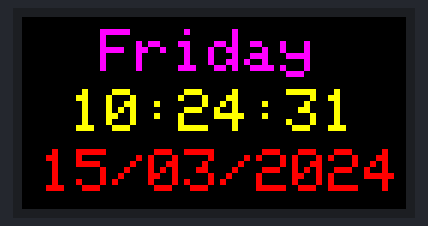
A program run on a simulated ESP32. Parts: 64×32 colour display. WiFi joins after 1.5 s; servers stay silent unless stated; uploads are accepted with an empty reply; the local clock reads 2024-03-15 10:24:30 at power-on unless the program sets it; what the program prints to the serial monitor is not drawn.

Above: at 1.6 s.
At 3.6 s:
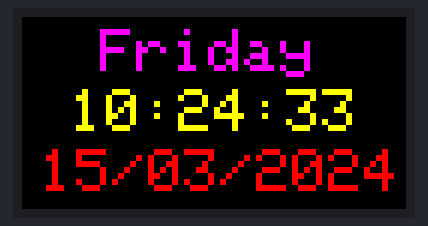
At 6.6 s:
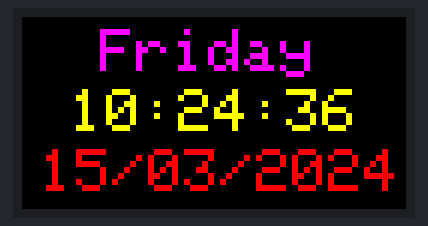
At 11.6 s:
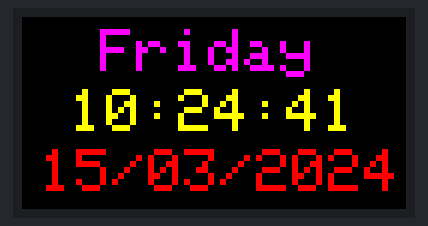
At 16.6 s:
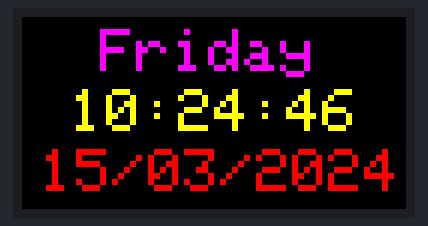
At 21.6 s:
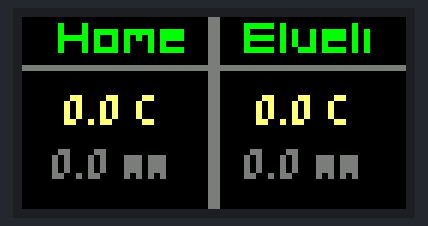

Measured:
- what the display in image 0 shows lasts 1.0 s, from 1.5 s to 2.5 s

The program:

main.cpp
```cpp
#include <Arduino.h>
#include <WiFiManager.h>
#include <Adafruit_GFX.h>
#include <ESP32-HUB75-MatrixPanel-I2S-DMA.h>
#include <Fonts/Org_01.h>
#include <Fonts/TomThumb.h>
#include <time.h>

#include "weather.h"

const char *ntpServer = "pool.ntp.org";
const long gmtOffset_sec = 3600;
const int daylightOffset_sec = 3600;

WiFiManager wm;
WiFiClient wifiClient;

TaskHandle_t refreshTask;

Weather *elveli;
Weather *blindern;

char currentClock[9] = {0};
char currentDate[11] = {0};
char currentDay[10] = {0};

bool seenClock = false;
bool showWeather = false;
bool prevShowWeather = false;

const char *const dayNames[] = {"Sunday", "Monday", "Tuesday", "Wednesday", "Thursday", "Friday", "Saturday"};

MatrixPanel_I2S_DMA matrix;

void syncClock()
{
  Serial.println("Syncing clock");
  configTime(gmtOffset_sec, daylightOffset_sec, ntpServer);
}

void refresh(void *parameter)
{
  const long freqElveli = 5 * 60 * 1000;
  const long freqBlindern = 5 * 60 * 1000;
  const long freqShowWeather = 20 * 1000;
  const long freqSync = 4 * 60 * 60 * 1000;

  long lastElveli = millis() - freqElveli;
  long lastBlindern = millis() - freqBlindern;
  long lastShowWeather = millis();
  long lastSync = millis();

  while (1)
  {
    long now = millis();

    if (now - lastSync > freqSync)
    {
      syncClock();
      lastSync = now;
    }

    if (now - lastShowWeather > freqShowWeather)
    {
      showWeather = !showWeather;
      lastShowWeather = now;
    }

    // Only update while clock is showing
    if (!showWeather)
    {
      if (now - lastElveli > freqElveli)
      {
        elveli->update();
        lastElveli = now;
      }

      if (now - lastBlindern > freqBlindern)
      {
        blindern->update();
        lastBlindern = now;
      }
    }

    // Watchdog
    delay(10);
  }
}

int offsetForString(const char *string, int charWidth, int center)
{
  return center - ((strlen(string) * charWidth) / 2);
}

void setup()
{
  // Serial
  Serial.begin(115200);

  // WifiManager
  wm.autoConnect("WeatherMatrix");
  Serial.println("Connected to wifi");

  // Setup clock
  syncClock();

  elveli = new Weather("Elveli", &wifiClient, 60.023503, 10.618750);
  blindern = new Weather("Blindern", &wifiClient, 59.940395, 10.716017);

  xTaskCreatePinnedToCore(
      refresh,       /* Function to implement the task */
      "RefreshTask", /* Name of the task */
      10000,         /* Stack size in words */
      NULL,          /* Task input parameter */
      0,             /* Priority of the task */
      &refreshTask,  /* Task handle. */
      0);

  matrix.begin();
  matrix.setTextWrap(false);
}

void updateClock()
{
  struct tm timeinfo;
  if (!getLocalTime(&timeinfo))
  {
    Serial.println("Failed to obtain time");
    seenClock = false;
  }
  else
  {
    sprintf(currentClock, "%02d:%02d:%02d", timeinfo.tm_hour, timeinfo.tm_min, timeinfo.tm_sec);
    sprintf(currentDate, "%02d/%02d/%04d", timeinfo.tm_mday, timeinfo.tm_mon + 1, timeinfo.tm_year + 1900);
    sprintf(currentDay, "%s", dayNames[timeinfo.tm_wday]);
    seenClock = true;
  }
}

void printTemp(double temp, int x, int y)
{
  if (temp < 0)
  {
    matrix.setTextColor(matrix.color565(127, 127, 255));
  }
  else if (temp < 10)
  {
    matrix.setTextColor(matrix.color565(255, 255, 127));
  }
  else
  {
    matrix.setTextColor(matrix.color565(255, 140, 0));
  }

  char tempStr[10];

  sprintf(tempStr, "%.1f C", temp);

  matrix.setCursor(offsetForString(tempStr, 3, 15) + x - 1, y);

  matrix.print(tempStr);
}

void printPrecipitation(double precipitation, int x, int y)
{
  if (precipitation < 0)
  {
    matrix.setTextColor(matrix.color565(127, 127, 255));
  }
  else
  {
    matrix.setTextColor(matrix.color565(127, 127, 127));
  }

  char precipStr[10];

  sprintf(precipStr, "%.1f mm", precipitation);

  matrix.setCursor(offsetForString(precipStr, 3, 15) + x - 1, y);

  matrix.print(precipStr);
}

void showWeatherScreen()
{
  uint16_t white = matrix.color565(127, 127, 127);
  matrix.fillRect(31, 0, 2, 32, white);
  matrix.drawLine(0, 8, 63, 8, white);

  matrix.setTextColor(matrix.color565(0, 255, 0), matrix.color565(0, 0, 0));

  matrix.setFont(&Org_01);

  matrix.setCursor(6, 5);
  matrix.print("Home");

  matrix.setCursor(37, 5);
  matrix.print("Elveli");

  matrix.setFont(&TomThumb);

  printTemp(blindern->getTemperature(), 0, 18);
  printTemp(elveli->getTemperature(), 32, 18);

  printPrecipitation(blindern->getPrecipitation(), 0, 27);
  printPrecipitation(elveli->getPrecipitation(), 32, 27);

  matrix.setFont();
}

void showClockScreen()
{
  if (seenClock)
  {
    matrix.setCursor(offsetForString(currentDay, 5, 28), 2);
    matrix.setTextColor(matrix.color565(255, 0, 255), matrix.color565(0, 0, 0));
    matrix.print(currentDay);

    matrix.setTextColor(matrix.color565(255, 255, 0), matrix.color565(0, 0, 0));
    matrix.setCursor(offsetForString(currentClock, 5, 28), 12);
    matrix.print(currentClock);

    matrix.setTextColor(matrix.color565(255, 0, 0), matrix.color565(0, 0, 0));
    matrix.setCursor(offsetForString(currentDate, 5, 28), 22);
    matrix.print(currentDate);
  }
}

void loop()
{
  updateClock();

  if (prevShowWeather != showWeather)
  {
    matrix.clearScreen();
    prevShowWeather = showWeather;
  }

  if (showWeather)
  {
    showWeatherScreen();
  }
  else
  {
    showClockScreen();
  }

  delay(1000);
}
```

weather.cpp
```cpp
#include <Arduino.h>
#include <HTTPClient.h>
#include <ArduinoJson.h>

#include "weather.h"

void Weather::update()
{
    HTTPClient http;

    http.setUserAgent(userAgent);

    http.begin(url);

    int httpResponseCode = http.GET();

    if (httpResponseCode > 0)
    {
        const char *payload = http.getString().c_str();

        // Size from https://arduinojson.org/v6/assistant/
        DynamicJsonDocument doc(32768);
        deserializeJson(doc, payload);

        Serial.print(name);
        Serial.print(" updated : ");
        const char *updatedAt = doc["properties"]["meta"]["updated_at"];
        Serial.println(updatedAt);
        const char *timeSeriesName = getTimeSeriesName();

        JsonArray timeseries = doc["properties"]["timeseries"];

        temperature = 0.0;
        precipitation = 0.0;

        for (JsonVariant entry : timeseries)
        {
            if (strcmp(timeSeriesName, entry["time"]) == 0)
            {
                JsonObject details = entry["data"]["instant"]["details"];

                if (details.containsKey("air_temperature"))
                {
                    temperature = details["air_temperature"];
                }

                JsonObject nextDetails = entry["data"]["next_1_hours"]["details"];
                if (nextDetails.containsKey("precipitation_amount"))
                {
                    precipitation = nextDetails["precipitation_amount"];
                }
            }
        }
    }
    else
    {
        Serial.print(name);
        Serial.print(" error code: ");
        Serial.println(httpResponseCode);
    }

    http.end();
}

char *Weather::getTimeSeriesName()
{
    time_t tnow = time(nullptr);
    struct tm *timeinfo;

    char *buffer = new char[21];

    timeinfo = gmtime(&tnow);
    sprintf(buffer, "%04d-%02d-%02dT%02d:00:00Z", timeinfo->tm_year + 1900, timeinfo->tm_mon + 1, timeinfo->tm_mday, timeinfo->tm_hour);

    return buffer;
}

double Weather::getTemperature()
{
    return temperature;
}

double Weather::getPrecipitation()
{
    return precipitation;
}
```

weather.h
```cpp
#pragma once

#include <Arduino.h>
#include <WifiClient.h>

class Weather
{
private:
    const char *userAgent = "Arduino WeatherMatrix github.com/chrissearle/WeatherMatrix chris@chrissearle.org";
    const char *name;
    WiFiClient *client;
    double latitude;
    double longitude;
    char *url;
    char *getTimeSeriesName();
    double temperature;
    double precipitation;

public:
    Weather(const char *name, WiFiClient *client, double latitude, double longitude) : name(name), client(client), latitude(latitude), longitude(longitude)
    {
        const char *format = "https://api.met.no/weatherapi/locationforecast/2.0/compact?lat=%0.4lf&lon=%0.4lf";

        size_t needed = snprintf(NULL, 0, format, latitude, longitude);
        url = (char *)malloc(needed + 1);
        sprintf(url, format, latitude, longitude);
        Serial.print(name);
        Serial.print(": ");
        Serial.println(url);
    };
    void update();
    double getTemperature();
    double getPrecipitation();
};
```
